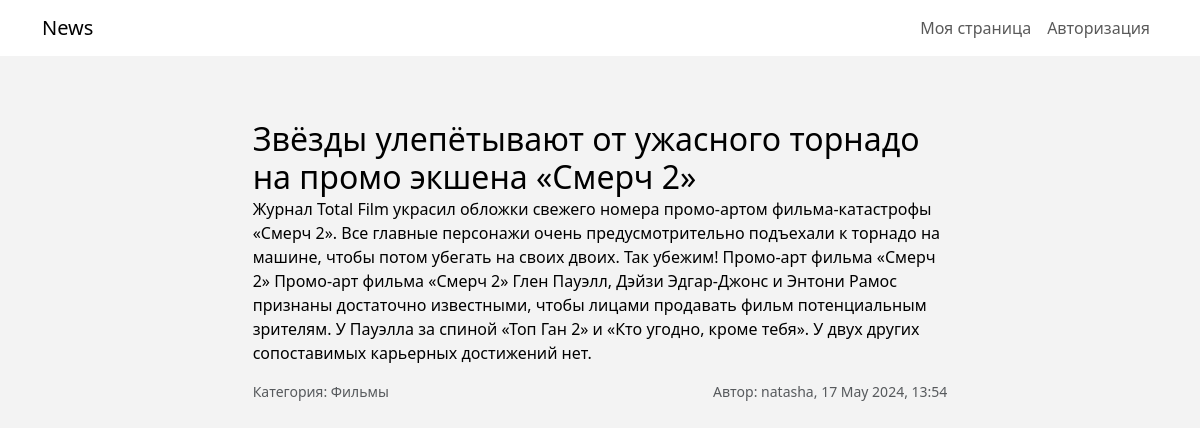
/show_post/4, run on the app's committed database.
### models.py (models this page shows, shortened)
class Post(db.Model):
    id = db.Column(db.Integer, primary_key=True)
    title = db.Column(db.String(200), nullable=False)
    filename = db.Column(db.String(50))
    desc = db.Column(db.String(300), nullable=False)
    post = db.Column(db.String(2500), nullable=False)
    date = db.Column(db.DateTime, default=datetime.now())
    user_id = db.Column(db.Integer, db.ForeignKey('user.id'))
    category_id = db.Column(db.Integer, db.ForeignKey('category.id'))

class Category(db.Model):
    id = db.Column(db.Integer, primary_key=True)
    name = db.Column(db.String(100), nullable=False)
    posts = db.relationship('Post', backref='category', cascade='all, delete')

class User(UserMixin, db.Model):
    id = db.Column(db.Integer, primary_key=True)
    username = db.Column(db.String(50), unique=True)
    email = db.Column(db.String(50), unique=True)
    psw = db.Column(db.String(500), nullable=False)
    date = db.Column(db.DateTime, default=datetime.now())
    posts = db.relationship('Post', backref='user', cascade='all, delete')

### main.py (the view)
@app.route("/show_post/<alias>")
def show_post(alias):
    post = Post.query.filter_by(id=alias).join(Category).join(User).add_columns(Post.id,
                                                                                Post.title,
                                                                                Post.post,
                                                                                Post.date,
                                                                                Category.name,
                                                                                User.username
                                                                                ).first()
    return render_template('show_post.html', post=post, title="Пост")

### main.py (called while the page is built)
@app.template_filter('formatdatetime')
def format_datetime(value, format='%B %d, %Y %H:%M'):
    if value is None:
        return ""
    return value.strftime(format)

### templates/show_post.html
{% extends 'base.html' %}
{% block content %}
  <div class="news-container">
    <div class="row justify-content-center">
        <div class="col-md-11">
            <h2 class="card-title">{{post.title}}</h2>
                   <p class="card-text">{{post.post}}</p>
            <p class="card-text d-flex">
                <small class="text-muted me-auto ">Категория: {{post.name}}</small>
                <small class="text-muted">Автор: {{post.username}}, {{post.date|formatdatetime('%d %B %Y, %H:%M')}}</small>
            </p>
        </div>
    </div>
  </div>
{% endblock content %}

### static/css/style.css (style rules this page uses)
body { background-color: #f3f3f3; color: #000; }
.news-container { max-width: 800px; margin: 0 auto; margin-top:100px; padding: 20px; }

### data on the page
Post: title "Звёзды улепётывают от ужасного торнадо на промо экшена «Смерч 2»", post "Журнал Total Film украсил обложки свежего номера промо-артом фильма-катастрофы «Смерч 2». Все главные персонажи очень предусмотрительно подъехали к торнадо на машине, чтобы потом убегать на своих двоих. Так убежим! Промо-арт фильма «Смерч 2» Промо-арт фильма «Смерч 2» Глен Пауэлл, Дэйзи Эдгар-Джонс и Энтони Рамос признаны достаточно известными, чтобы лицами продавать фильм потенциальным зрителям. У Пауэлла за спиной «Топ Ган 2» и «Кто угодно, кроме тебя». У двух других сопоставимых карьерных достижений нет."
Category: name "Фильмы"
User: username "natasha"

### other printed values
{{ post.date|formatdatetime('%d %B %Y, %H:%M') }} "17 May 2024, 13:54"
